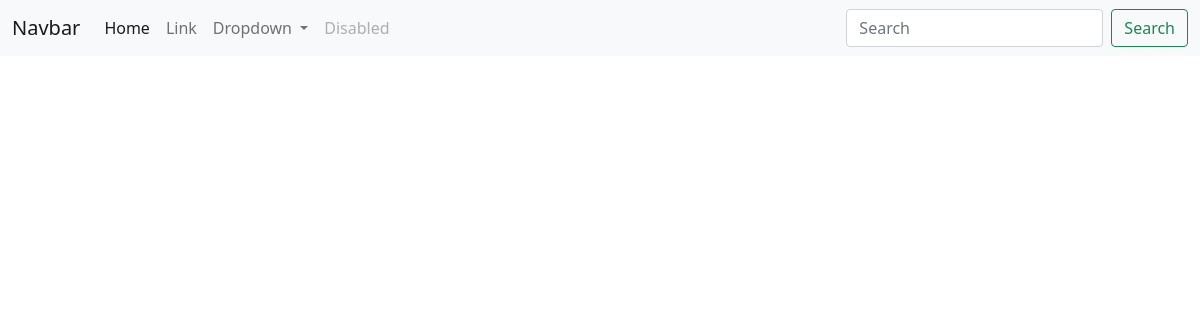
Before: /batch/all/ with the older database file.
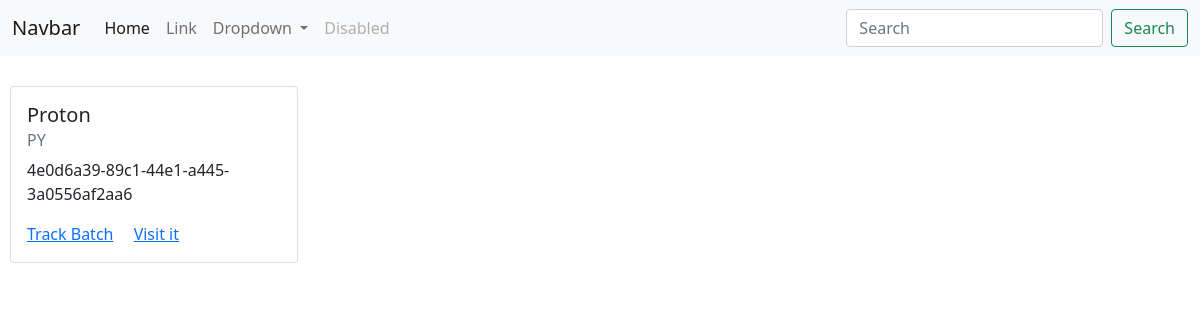
After: the same page with the newer database file.
### batches/models.py (models this page shows, shortened)
class Batch(models.Model):
    id = models.UUIDField(primary_key=True, unique=True, editable=False, default=uuid_without_dash)
    name = models.CharField(max_length=50)
    batch_category = models.CharField(max_length=2, choices=BATCH_CATEGORY)
    user = models.ManyToManyField(User, through="BatchUser", related_name="batches")
    started = models.BooleanField(default=False)
    start_date = models.DateField(null=True, blank=True)
    end_date = models.DateField(null=True, blank=True)
    per_week = models.IntegerField(default=2)
    days = models.CharField(max_length=4, null=True, blank=True)
    time_starts = models.TimeField(null=True, blank=True)
    time_ends = models.TimeField(null=True, blank=True)
    date_created = models.DateTimeField(auto_now_add=True)
    class Meta:
        ordering = ["-date_created", ]

### batches/views.py (the view)
# urls.py: path("all/", views.BatchListView.as_view(), ),
class BatchListView(ListView):
    template_name = "batch/staff/batch-list.html"
    context_object_name = "batches"
    def get_queryset(self):
        qs = Batch.objects.all()
        return qs

### Templates/batch/staff/batch-list.html (shortened to what this page needs)
{% extends "Components/base.html" %}
{% block content %}
    <div class="batches row">
        {% for batch in batches %}
            <div class="col-sm-3">
                <div class="card" style="width: 18rem;">
                    <div class="card-body">
                        <h5 class="card-title">{{ batch.name }}</h5>
                        <h6 class="card-subtitle mb-2 text-muted">{{ batch.batch_category }}</h6>
                        <p class="card-text">{{ batch.id }}</p>
                        <a href="#" class="card-link">Track Batch</a>
                        <a href="#" class="card-link">Visit it</a>
                    </div>
                </div>
            </div>
        {% endfor %}
    </div>
{% endblock content %}

### Templates/Components/base.html (shortened to what this page needs)
<!doctype html>
<html lang="en">
  <head>
    <link href="https://cdn.jsdelivr.net/npm/bootstrap@5.0.2/dist/css/bootstrap.min.css" rel="stylesheet">
  </head>
  <body>
    {% include "Components/navbar.html" %}
    <div class="block-all-content">
      {% block content %}
      {% endblock content %}
    </div>
  </body>
</html>

### Templates/Components/navbar.html (shortened to what this page needs)
<nav class="navbar navbar-expand-lg navbar-light bg-light">
    <div class="container-fluid">
      <a class="navbar-brand" href="#">Navbar</a>
      <div class="collapse navbar-collapse" id="navbarSupportedContent">
        <ul class="navbar-nav me-auto mb-2 mb-lg-0">
          <li class="nav-item">
            <a class="nav-link active" aria-current="page" href="#">Home</a>
          </li>
          <li class="nav-item">
            <a class="nav-link" href="#">Link</a>
          </li>
          <li class="nav-item dropdown">
            <a class="nav-link dropdown-toggle" href="#" id="navbarDropdown" role="button" data-bs-toggle="dropdown" aria-expanded="false">
              Dropdown
            </a>
          </li>
          <li class="nav-item">
            <a class="nav-link disabled" href="#" tabindex="-1" aria-disabled="true">Disabled</a>
          </li>
        </ul>
        <form class="d-flex">
          <input class="form-control me-2" type="search" placeholder="Search" aria-label="Search">
          <button class="btn btn-outline-success" type="submit">Search</button>
        </form>
      </div>
    </div>
  </nav>

### Templates/Components/base.html (style rules this page uses)
.block-all-content { padding: 30px 10px 10px 10px; }

### Templates/batch/staff/batch-list.html (style rules this page uses)
.batches { justify-items: center; }

Changed rows visible on the page:
added Batch: name "Proton", batch_category "PY", id "4e0d6a39-89c1-44e1-a445-3a0556af2aa6"
